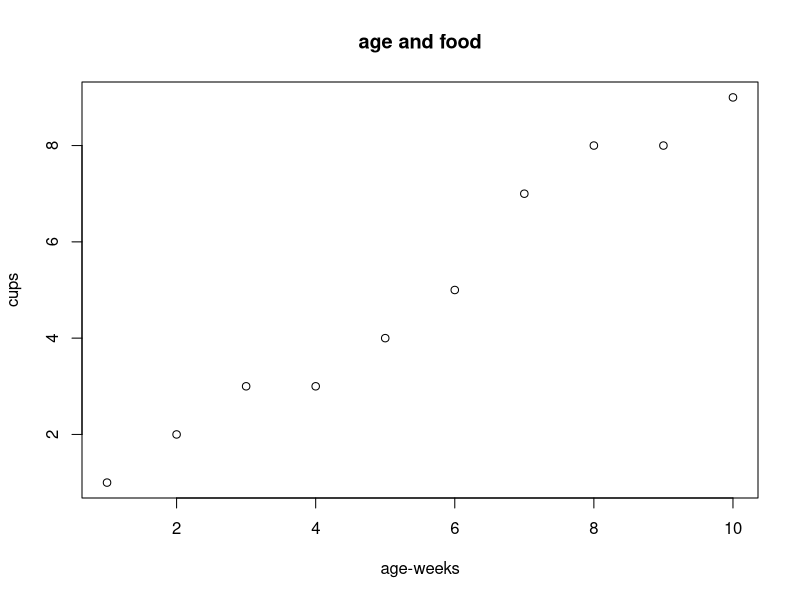
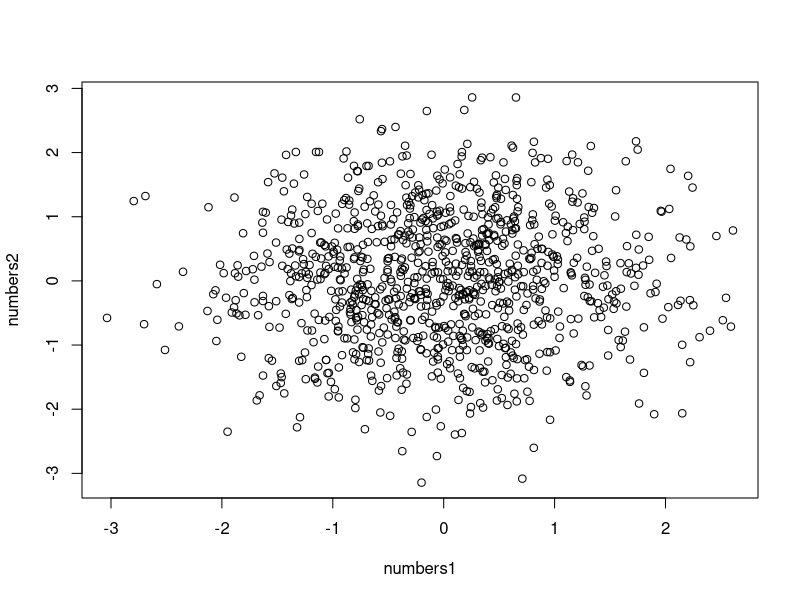

The R script that drew these images, in order:
# today, let's explore the correlation between two variables 

# get some data

# let's have some data
cups <- c(1, 2, 3, 3, 4, 5, 7, 8, 8, 9)
age <- c(1, 2, 3, 4, 5, 6, 7, 8, 9 , 10) # weeks

myDogFood <- data.frame(cups, age)

cor(cups, age)

# 0.9860987, very very strong correlation

# plot it again
plot(age, cups, main = 'age and food', xlab = 'age-weeks')

# let's take another look at other cases,

numbers1 <- rnorm(1000, 0, 1)
numbers2 <- rnorm(1000, 0, 1)

plot(numbers1, numbers2) # not too much correlation or trend in this plot
cor(numbers1, numbers2)

# -0.03615592, fairly low, close to zero; still getting close to zero /CORRECTION

# THANKS FOR WATCHING !